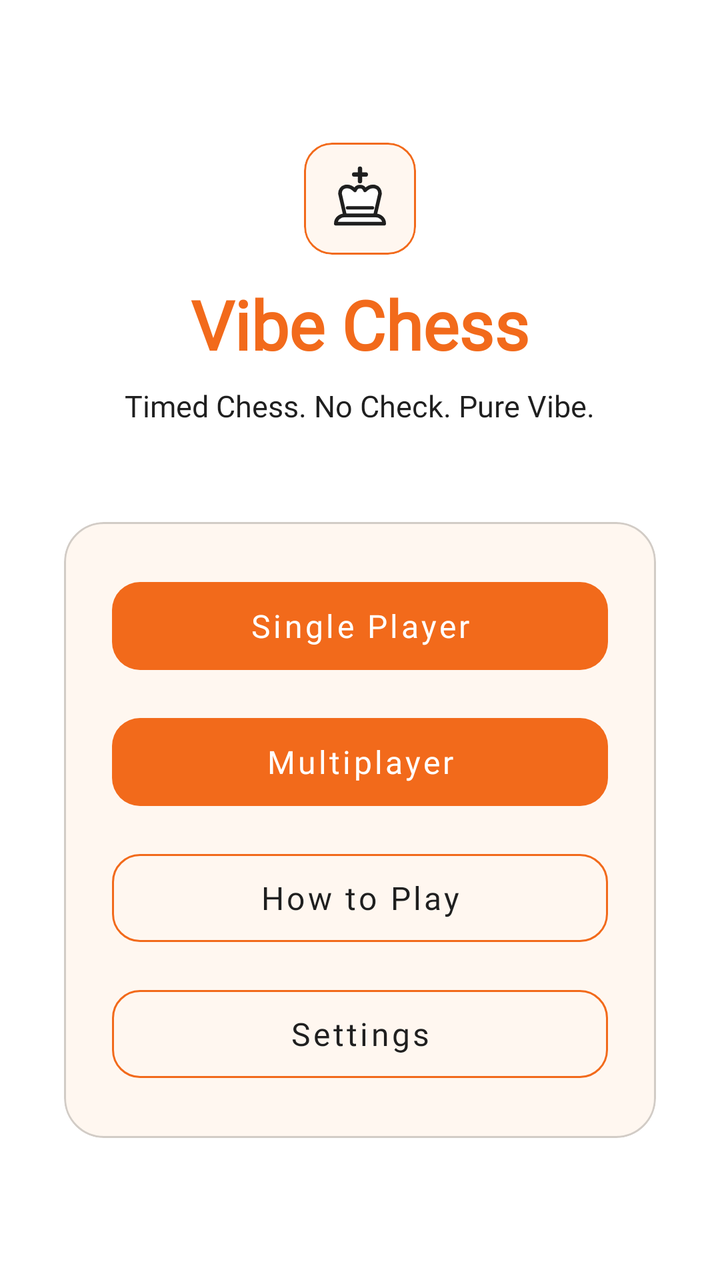
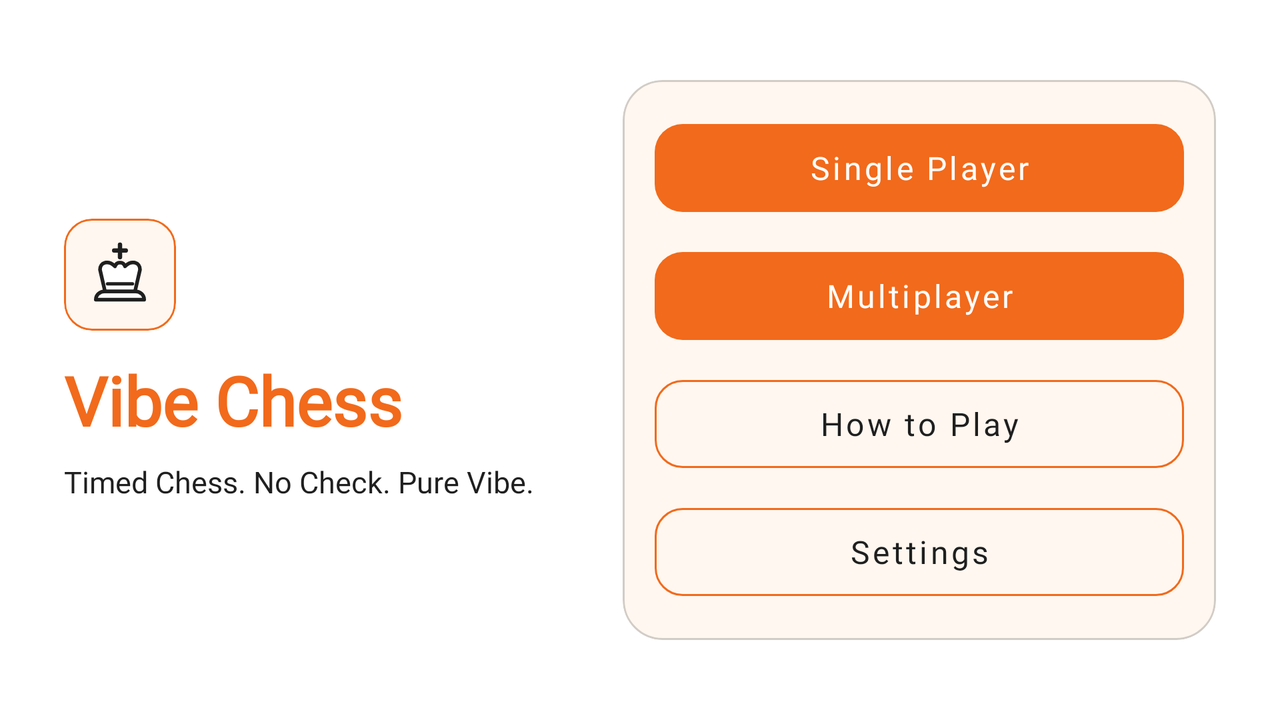

An Android layout and its configuration variant, each rendered on a device that would load it. The default file and the variant file are quoted in full after the pictures.
<!-- AndroidManifest.xml: application theme Theme.VibeChess -->
<!-- res/layout/fragment_home.xml -->
<?xml version="1.0" encoding="utf-8"?>
<ScrollView xmlns:android="http://schemas.android.com/apk/res/android"
    xmlns:app="http://schemas.android.com/apk/res-auto"
    android:layout_width="match_parent"
    android:layout_height="match_parent"
    android:background="@color/background"
    android:fillViewport="true">

    <androidx.constraintlayout.widget.ConstraintLayout
        android:layout_width="match_parent"
        android:layout_height="wrap_content"
        android:padding="@dimen/spacing_xl">

        
        <LinearLayout
            android:id="@+id/header_container"
            android:layout_width="@dimen/zero_dp"
            android:layout_height="wrap_content"
            android:gravity="center"
            android:orientation="vertical"
            app:layout_constraintBottom_toTopOf="@+id/menu_card"
            app:layout_constraintEnd_toEndOf="parent"
            app:layout_constraintStart_toStartOf="parent"
            app:layout_constraintTop_toTopOf="parent"
            app:layout_constraintVertical_chainStyle="packed"
            app:layout_constraintWidth_max="@dimen/content_max_width">

            <com.google.android.material.card.MaterialCardView
                android:layout_width="@dimen/home_badge_size"
                android:layout_height="@dimen/home_badge_size"
                android:layout_marginBottom="@dimen/spacing_sm"
                app:cardBackgroundColor="@color/surface"
                app:cardCornerRadius="@dimen/corner_radius_md"
                app:cardElevation="@dimen/zero_dp"
                app:strokeColor="@color/primary"
                app:strokeWidth="@dimen/stroke_width">

                <ImageView
                    android:layout_width="match_parent"
                    android:layout_height="match_parent"
                    android:importantForAccessibility="no"
                    android:padding="@dimen/spacing_xs"
                    android:src="@drawable/ic_piece_white_king" />

            </com.google.android.material.card.MaterialCardView>

            <TextView
                android:id="@+id/tv_home_title"
                android:layout_width="wrap_content"
                android:layout_height="wrap_content"
                android:gravity="center"
                android:text="@string/app_name"
                android:textColor="@color/primary"
                android:textSize="@dimen/text_home_title"
                android:textStyle="bold" />

            <TextView
                android:id="@+id/tv_home_subtitle"
                android:layout_width="wrap_content"
                android:layout_height="wrap_content"
                android:layout_marginTop="@dimen/spacing_xs"
                android:gravity="center"
                android:text="@string/app_tagline"
                android:textColor="@color/text"
                android:textSize="@dimen/text_home_subtitle" />

        </LinearLayout>

        
        <com.google.android.material.card.MaterialCardView
            android:id="@+id/menu_card"
            android:layout_width="@dimen/zero_dp"
            android:layout_height="wrap_content"
            android:layout_marginTop="@dimen/spacing_xxl"
            app:cardBackgroundColor="@color/surface"
            app:cardCornerRadius="@dimen/corner_radius_lg"
            app:cardElevation="@dimen/zero_dp"
            app:layout_constraintBottom_toBottomOf="parent"
            app:layout_constraintEnd_toEndOf="parent"
            app:layout_constraintStart_toStartOf="parent"
            app:layout_constraintTop_toBottomOf="@+id/header_container"
            app:layout_constraintWidth_max="@dimen/content_max_width"
            app:strokeColor="@color/stroke_subtle"
            app:strokeWidth="@dimen/stroke_width">

            <LinearLayout
                android:layout_width="match_parent"
                android:layout_height="wrap_content"
                android:orientation="vertical"
                android:padding="@dimen/spacing_lg">

                <com.google.android.material.button.MaterialButton
                    android:id="@+id/btn_single_player"
                    style="@style/Widget.VibeChess.Button.Primary"
                    android:layout_width="match_parent"
                    android:layout_height="wrap_content"
                    android:text="@string/home_single_player" />

                <com.google.android.material.button.MaterialButton
                    android:id="@+id/btn_multiplayer"
                    style="@style/Widget.VibeChess.Button.Primary"
                    android:layout_width="match_parent"
                    android:layout_height="wrap_content"
                    android:layout_marginTop="@dimen/spacing_sm"
                    android:text="@string/home_multiplayer" />

                <com.google.android.material.button.MaterialButton
                    android:id="@+id/btn_how_to_play"
                    style="@style/Widget.VibeChess.Button.Surface"
                    android:layout_width="match_parent"
                    android:layout_height="wrap_content"
                    android:layout_marginTop="@dimen/spacing_sm"
                    android:text="@string/home_how_to_play" />

                <com.google.android.material.button.MaterialButton
                    android:id="@+id/btn_settings"
                    style="@style/Widget.VibeChess.Button.Surface"
                    android:layout_width="match_parent"
                    android:layout_height="wrap_content"
                    android:layout_marginTop="@dimen/spacing_sm"
                    android:text="@string/home_settings" />

            </LinearLayout>

        </com.google.android.material.card.MaterialCardView>

    </androidx.constraintlayout.widget.ConstraintLayout>

</ScrollView>
<!-- resources referenced by this layout -->
<resources>
  <color name="background">#FFFFFF</color>
  <color name="primary">#F26A1B</color>
  <color name="stroke_subtle">#331F1F1F</color>
  <color name="surface">#FFF7F0</color>
  <color name="text">#1F1F1F</color>
  <dimen name="content_max_width">420dp</dimen>
  <dimen name="corner_radius_lg">20dp</dimen>
  <dimen name="corner_radius_md">14dp</dimen>
  <dimen name="home_badge_size">56dp</dimen>
  <dimen name="spacing_lg">24dp</dimen>
  <dimen name="spacing_sm">12dp</dimen>
  <dimen name="spacing_xl">32dp</dimen>
  <dimen name="spacing_xs">8dp</dimen>
  <dimen name="spacing_xxl">48dp</dimen>
  <dimen name="stroke_width">1dp</dimen>
  <dimen name="text_home_subtitle">15sp</dimen>
  <dimen name="text_home_title">34sp</dimen>
  <dimen name="zero_dp">0dp</dimen>
  <string name="app_name">Vibe Chess</string>
  <string name="app_tagline">Timed Chess. No Check. Pure Vibe.</string>
  <string name="home_how_to_play">How to Play</string>
  <string name="home_multiplayer">Multiplayer</string>
  <string name="home_settings">Settings</string>
  <string name="home_single_player">Single Player</string>
  <style name="Widget.VibeChess.Button.Primary" parent="Widget.MaterialComponents.Button.UnelevatedButton">
          <item name="android:minHeight">@dimen/button_height</item>
          <item name="android:textSize">@dimen/text_button</item>
          <item name="android:textAllCaps">false</item>
          <item name="cornerRadius">@dimen/corner_radius_md</item>
          <item name="backgroundTint">@color/primary</item>
          <item name="android:textColor">@color/onPrimary</item>
          <item name="android:fontFamily">@font/noto_sans_bengali_family</item>
          <item name="fontFamily">@font/noto_sans_bengali_family</item>
      </style>
  <style name="Widget.VibeChess.Button.Surface" parent="Widget.MaterialComponents.Button.OutlinedButton">
          <item name="android:minHeight">@dimen/button_height</item>
          <item name="android:textSize">@dimen/text_button</item>
          <item name="android:textAllCaps">false</item>
          <item name="cornerRadius">@dimen/corner_radius_md</item>
          <item name="backgroundTint">@color/surface</item>
          <item name="strokeColor">@color/primary</item>
          <item name="strokeWidth">@dimen/stroke_width</item>
          <item name="android:textColor">@color/text</item>
          <item name="android:fontFamily">@font/noto_sans_bengali_family</item>
          <item name="fontFamily">@font/noto_sans_bengali_family</item>
      </style>
  <style name="Theme.VibeChess" parent="Theme.MaterialComponents.DayNight.NoActionBar">
          <item name="colorPrimary">@color/primary</item>
          <item name="colorPrimaryVariant">@color/primary</item>
          <item name="colorOnPrimary">@color/onPrimary</item>
          <item name="colorSecondary">@color/primary</item>
          <item name="colorOnSecondary">@color/onPrimary</item>
  
          <item name="android:colorBackground">@color/background</item>
          <item name="colorSurface">@color/surface</item>
          <item name="colorOnSurface">@color/text</item>
          <item name="android:textColorPrimary">@color/text</item>
          <item name="android:textColorSecondary">@color/text</item>
  
          <item name="android:statusBarColor">@color/background</item>
          <item name="android:navigationBarColor">@color/background</item>
          <item name="android:windowLightStatusBar">true</item>
  
          
          <item name="android:fontFamily">@font/noto_sans_bengali_family</item>
          <item name="fontFamily">@font/noto_sans_bengali_family</item>
      </style>
  <color name="piece_white_stroke">#1F1F1F</color>
  <color name="piece_white_fill">#FFFFFF</color>
  <dimen name="button_height">56dp</dimen>
  <dimen name="text_button">16sp</dimen>
  <color name="onPrimary">#FFFFFF</color>
  <!-- some entries are left out for length -->
</resources>
<!-- res/layout-land/fragment_home.xml (the repository's variant of the layout above) -->
<!-- drawn on the phone turned sideways -->
<?xml version="1.0" encoding="utf-8"?>
<ScrollView xmlns:android="http://schemas.android.com/apk/res/android"
    xmlns:app="http://schemas.android.com/apk/res-auto"
    android:layout_width="match_parent"
    android:layout_height="match_parent"
    android:background="@color/background"
    android:fillViewport="true">

    <androidx.constraintlayout.widget.ConstraintLayout
        android:layout_width="match_parent"
        android:layout_height="wrap_content"
        android:padding="@dimen/spacing_xl">

        
        <LinearLayout
            android:id="@+id/header_container"
            android:layout_width="@dimen/zero_dp"
            android:layout_height="wrap_content"
            android:layout_marginEnd="@dimen/spacing_xl"
            android:gravity="center_vertical|start"
            android:orientation="vertical"
            app:layout_constraintBottom_toBottomOf="parent"
            app:layout_constraintEnd_toStartOf="@+id/menu_card"
            app:layout_constraintHorizontal_weight="1"
            app:layout_constraintStart_toStartOf="parent"
            app:layout_constraintTop_toTopOf="parent">

            <com.google.android.material.card.MaterialCardView
                android:layout_width="@dimen/home_badge_size"
                android:layout_height="@dimen/home_badge_size"
                android:layout_marginBottom="@dimen/spacing_sm"
                app:cardBackgroundColor="@color/surface"
                app:cardCornerRadius="@dimen/corner_radius_md"
                app:cardElevation="@dimen/zero_dp"
                app:strokeColor="@color/primary"
                app:strokeWidth="@dimen/stroke_width">

                <ImageView
                    android:layout_width="match_parent"
                    android:layout_height="match_parent"
                    android:importantForAccessibility="no"
                    android:padding="@dimen/spacing_xs"
                    android:src="@drawable/ic_piece_white_king" />

            </com.google.android.material.card.MaterialCardView>

            <TextView
                android:id="@+id/tv_home_title"
                android:layout_width="wrap_content"
                android:layout_height="wrap_content"
                android:text="@string/app_name"
                android:textColor="@color/primary"
                android:textSize="@dimen/text_home_title"
                android:textStyle="bold" />

            <TextView
                android:id="@+id/tv_home_subtitle"
                android:layout_width="wrap_content"
                android:layout_height="wrap_content"
                android:layout_marginTop="@dimen/spacing_xs"
                android:text="@string/app_tagline"
                android:textColor="@color/text"
                android:textSize="@dimen/text_home_subtitle" />

        </LinearLayout>

        
        <com.google.android.material.card.MaterialCardView
            android:id="@+id/menu_card"
            android:layout_width="@dimen/zero_dp"
            android:layout_height="wrap_content"
            app:cardBackgroundColor="@color/surface"
            app:cardCornerRadius="@dimen/corner_radius_lg"
            app:cardElevation="@dimen/zero_dp"
            app:layout_constraintBottom_toBottomOf="parent"
            app:layout_constraintEnd_toEndOf="parent"
            app:layout_constraintHorizontal_weight="1.2"
            app:layout_constraintStart_toEndOf="@+id/header_container"
            app:layout_constraintTop_toTopOf="parent"
            app:strokeColor="@color/stroke_subtle"
            app:strokeWidth="@dimen/stroke_width">

            <LinearLayout
                android:layout_width="match_parent"
                android:layout_height="wrap_content"
                android:orientation="vertical"
                android:padding="@dimen/spacing_md">

                <com.google.android.material.button.MaterialButton
                    android:id="@+id/btn_single_player"
                    style="@style/Widget.VibeChess.Button.Primary"
                    android:layout_width="match_parent"
                    android:layout_height="wrap_content"
                    android:text="@string/home_single_player" />

                <com.google.android.material.button.MaterialButton
                    android:id="@+id/btn_multiplayer"
                    style="@style/Widget.VibeChess.Button.Primary"
                    android:layout_width="match_parent"
                    android:layout_height="wrap_content"
                    android:layout_marginTop="@dimen/spacing_xs"
                    android:text="@string/home_multiplayer" />

                <com.google.android.material.button.MaterialButton
                    android:id="@+id/btn_how_to_play"
                    style="@style/Widget.VibeChess.Button.Surface"
                    android:layout_width="match_parent"
                    android:layout_height="wrap_content"
                    android:layout_marginTop="@dimen/spacing_xs"
                    android:text="@string/home_how_to_play" />

                <com.google.android.material.button.MaterialButton
                    android:id="@+id/btn_settings"
                    style="@style/Widget.VibeChess.Button.Surface"
                    android:layout_width="match_parent"
                    android:layout_height="wrap_content"
                    android:layout_marginTop="@dimen/spacing_xs"
                    android:text="@string/home_settings" />

            </LinearLayout>

        </com.google.android.material.card.MaterialCardView>

    </androidx.constraintlayout.widget.ConstraintLayout>

</ScrollView>
<!-- resources referenced by the variant -->
<!-- as the phone turned sideways resolves them -->
<resources>
  <color name="background">#FFFFFF</color>
  <color name="primary">#F26A1B</color>
  <color name="stroke_subtle">#331F1F1F</color>
  <color name="surface">#FFF7F0</color>
  <color name="text">#1F1F1F</color>
  <dimen name="corner_radius_lg">20dp</dimen>
  <dimen name="corner_radius_md">14dp</dimen>
  <dimen name="home_badge_size">56dp</dimen>
  <dimen name="spacing_md">16dp</dimen>
  <dimen name="spacing_sm">12dp</dimen>
  <dimen name="spacing_xl">32dp</dimen>
  <dimen name="spacing_xs">8dp</dimen>
  <dimen name="stroke_width">1dp</dimen>
  <dimen name="text_home_subtitle">15sp</dimen>
  <dimen name="text_home_title">34sp</dimen>
  <dimen name="zero_dp">0dp</dimen>
  <string name="app_name">Vibe Chess</string>
  <string name="app_tagline">Timed Chess. No Check. Pure Vibe.</string>
  <string name="home_how_to_play">How to Play</string>
  <string name="home_multiplayer">Multiplayer</string>
  <string name="home_settings">Settings</string>
  <string name="home_single_player">Single Player</string>
  <style name="Widget.VibeChess.Button.Primary" parent="Widget.MaterialComponents.Button.UnelevatedButton">
          <item name="android:minHeight">@dimen/button_height</item>
          <item name="android:textSize">@dimen/text_button</item>
          <item name="android:textAllCaps">false</item>
          <item name="cornerRadius">@dimen/corner_radius_md</item>
          <item name="backgroundTint">@color/primary</item>
          <item name="android:textColor">@color/onPrimary</item>
          <item name="android:fontFamily">@font/noto_sans_bengali_family</item>
          <item name="fontFamily">@font/noto_sans_bengali_family</item>
      </style>
  <style name="Widget.VibeChess.Button.Surface" parent="Widget.MaterialComponents.Button.OutlinedButton">
          <item name="android:minHeight">@dimen/button_height</item>
          <item name="android:textSize">@dimen/text_button</item>
          <item name="android:textAllCaps">false</item>
          <item name="cornerRadius">@dimen/corner_radius_md</item>
          <item name="backgroundTint">@color/surface</item>
          <item name="strokeColor">@color/primary</item>
          <item name="strokeWidth">@dimen/stroke_width</item>
          <item name="android:textColor">@color/text</item>
          <item name="android:fontFamily">@font/noto_sans_bengali_family</item>
          <item name="fontFamily">@font/noto_sans_bengali_family</item>
      </style>
  <style name="Theme.VibeChess" parent="Theme.MaterialComponents.DayNight.NoActionBar">
          <item name="colorPrimary">@color/primary</item>
          <item name="colorPrimaryVariant">@color/primary</item>
          <item name="colorOnPrimary">@color/onPrimary</item>
          <item name="colorSecondary">@color/primary</item>
          <item name="colorOnSecondary">@color/onPrimary</item>
  
          <item name="android:colorBackground">@color/background</item>
          <item name="colorSurface">@color/surface</item>
          <item name="colorOnSurface">@color/text</item>
          <item name="android:textColorPrimary">@color/text</item>
          <item name="android:textColorSecondary">@color/text</item>
  
          <item name="android:statusBarColor">@color/background</item>
          <item name="android:navigationBarColor">@color/background</item>
          <item name="android:windowLightStatusBar">true</item>
  
          
          <item name="android:fontFamily">@font/noto_sans_bengali_family</item>
          <item name="fontFamily">@font/noto_sans_bengali_family</item>
      </style>
  <color name="piece_white_stroke">#1F1F1F</color>
  <color name="piece_white_fill">#FFFFFF</color>
  <dimen name="button_height">56dp</dimen>
  <dimen name="text_button">16sp</dimen>
  <color name="onPrimary">#FFFFFF</color>
  <!-- some entries are left out for length -->
</resources>
